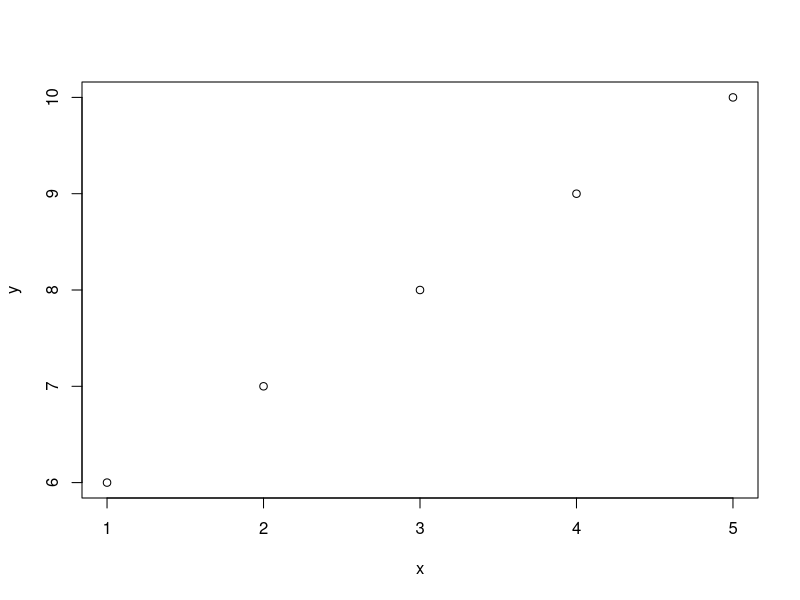
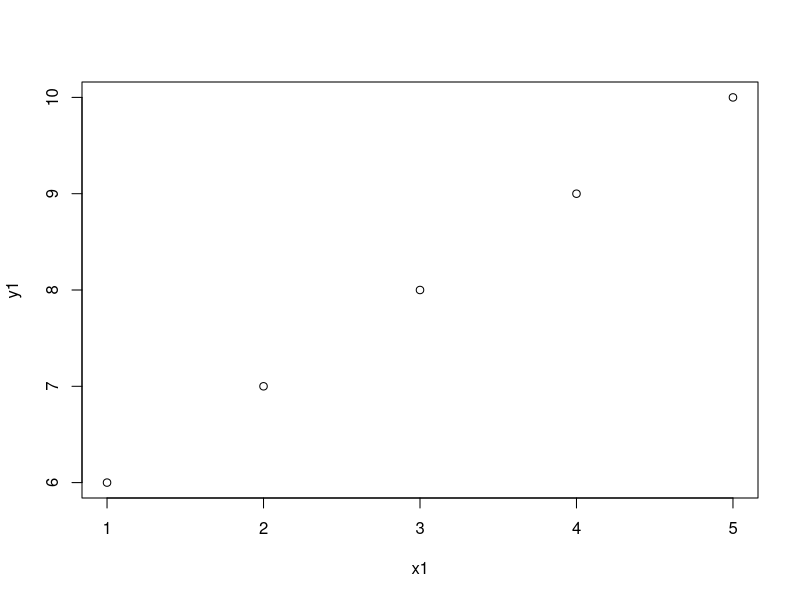

Generate these figures, in order, with R:
######## correleção simples 
x<-c(1,2,3,4,5) # criar um vetor qualquer
y<-c(6,7,8,9,10) #criar outro vetor
plot(x,y) # faz um gŕafico simples de 'x' com 'y'
z = data.frame(x,y) 
z
########## ooutra forma de se fazer
x1 = c(1,2,3,4,5) # i sinal de '='substitui o '<-'
y1 = c(6,7,8,9,10)
plot(x1,y1)
